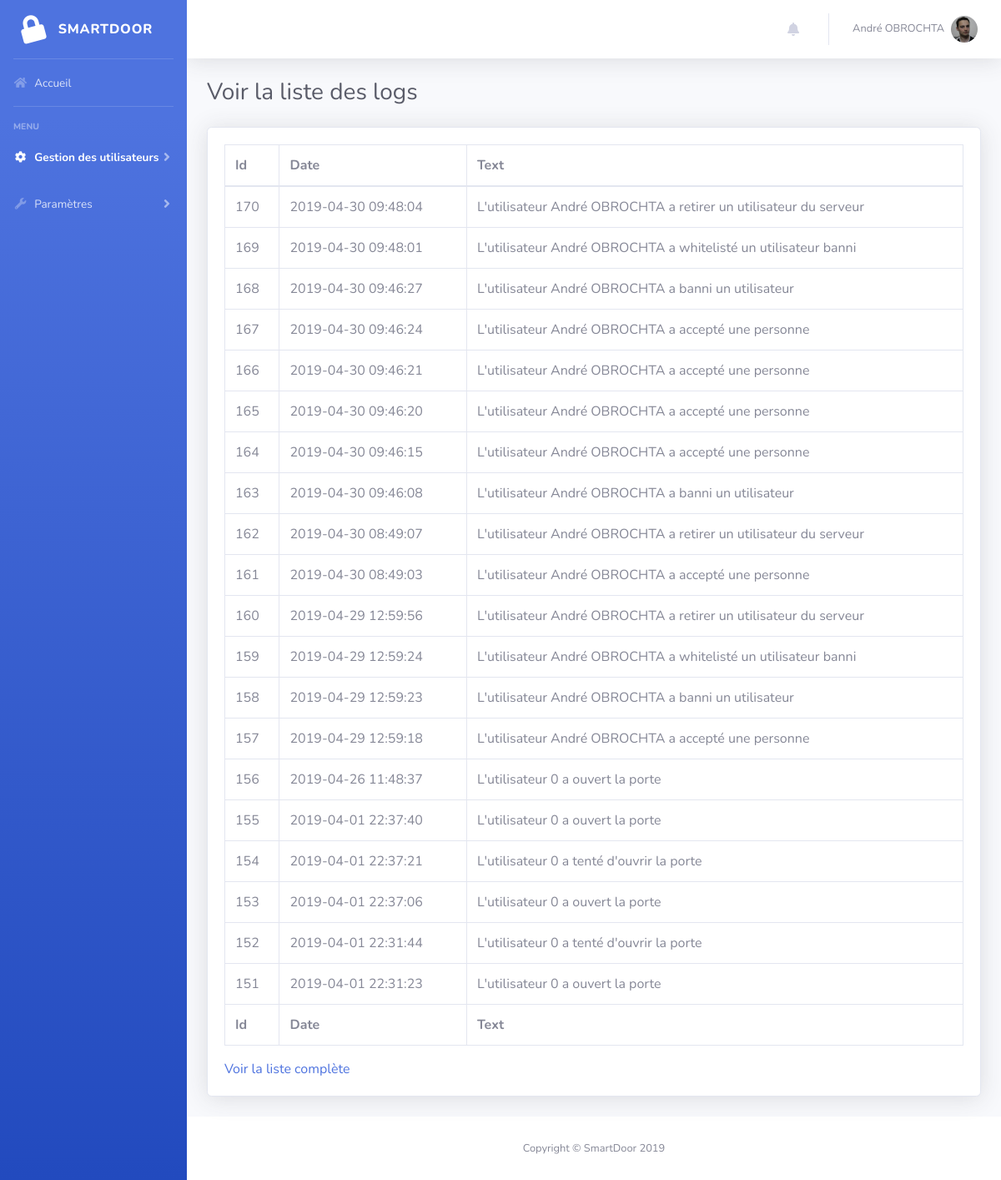
The page /administration/logs.php (signed in) on the database its author committed.
### tables this page shows
CREATE TABLE `users` (
  `id` int(10) NOT NULL,
  `username` varchar(50) NOT NULL,
  `password` varchar(255) NOT NULL,
  `prenom` varchar(255) NOT NULL,
  `nom` varchar(255) NOT NULL,
  `img_url` varchar(255) NOT NULL,
  `notification` int(10) NOT NULL DEFAULT '0'
);

CREATE TABLE `logs` (
  `id` int(10) NOT NULL,
  `date` timestamp NOT NULL DEFAULT CURRENT_TIMESTAMP ON UPDATE CURRENT_TIMESTAMP,
  `text` text NOT NULL,
  `img` varchar(255) DEFAULT NULL
);

### include/global.php (called while the page is built, shortened)
<?php
$pseudo = $_SESSION['username'];
$query=$pdo->prepare("SELECT * FROM users WHERE username = '".$pseudo."' LIMIT 1");
$query->execute();
$row = $query->rowCount();
if($row > 0)
{
	$user = $query->fetch(PDO::FETCH_ASSOC); PDO::FETCH_ASSOC;
}
else
{
	session_unset();
	session_destroy();
	header('Location: /index.php');
	exit();
}
?>

### administration/logs.php (the view)
<?php
  include "include/config.php";
  include $_SERVER["DOCUMENT_ROOT"]."/".$folder_path."/include/mysql.php";
  include $_SERVER["DOCUMENT_ROOT"]."/".$folder_path."/include/global.php";
  $current_page = 1;
?>
<?php include "include/navbar.php"; ?>
        <div class="container-fluid">
          <div class="d-sm-flex align-items-center justify-content-between mb-4">
            <h1 class="h3 mb-0 text-gray-800">Voir la liste des logs</h1>
          </div>
          <div class="card shadow mb-4">
            <div class="card-body">
              <div class="table-responsive">
                <table class="table table-bordered" id="dataTable" width="100%" cellspacing="0">
                  <thead>
                    <tr>
                      <th>Id</th>
                      <th>Date</th>
                      <th>Text</th>
                    </tr>
                  </thead>
                  <tfoot>
                    <tr>
                      <th>Id</th>
                      <th>Date</th>
                      <th>Text</th>
                    </tr>
                  </tfoot>
                  <tbody>
                    <?php
                    if(isset($_GET['full']))
                      $query=$pdo->prepare('SELECT * FROM logs ORDER BY id DESC');
                    else
      							  $query=$pdo->prepare('SELECT * FROM logs ORDER BY id DESC LIMIT 20');
      							$query->execute();
      							while($data = $query->fetch(PDO::FETCH_ASSOC))
      							{
      							?>
      							<tr>
      								<td><?php echo $data['id']; ?></td>
                      <td><?php echo $data['date']; ?></td>
                      <td><?php echo $data['text']; ?></td>
      							</tr>
      							<?php } $query->closeCursor(); ?>
                  </tbody>
                </table>
              </div>
              <?php if(!isset($_GET['full']))
              { ?>
              <a href="logs.php?full=1">Voir la liste complète</a>
            <?php } else { ?>
              <a href="logs.php">Voir la liste allégé</a>
              <?php } ?>
            </div>
          </div>
        </div>
      </div>
<?php include "include/footer.php"; ?>

### administration/include/navbar.php (shortened to what this page needs)
<!DOCTYPE html>
<html lang="fr">
<head>
  <link href="vendor/fontawesome-free/css/all.min.css" rel="stylesheet" type="text/css">
  <link href="css/sb-admin-2.min.css" rel="stylesheet">
</head>
<body id="page-top">
  <div id="wrapper">
    <ul class="navbar-nav bg-gradient-primary sidebar sidebar-dark accordion" id="accordionSidebar">
      <a class="sidebar-brand d-flex align-items-center justify-content-center" href="index.php">
        <div class="sidebar-brand-icon rotate-n-15">
          <i class="fas fa-lock"></i>
        </div>
        <div class="sidebar-brand-text mx-3">SmartDoor</div>
      </a>
      <hr class="sidebar-divider my-0">
      <li class="nav-item <?php if($current_page==0) { ?> active <?php } ?>">
        <a class="nav-link" href="index.php">
          <i class="fas fa-fw fa-home"></i>
          <span>Accueil</span></a>
      </li>
      <hr class="sidebar-divider">
      <div class="sidebar-heading">
        Menu
      </div>
      <li class="nav-item <?php if($current_page==1) { ?> active <?php } ?>">
        <a class="nav-link collapsed" href="#" data-toggle="collapse" data-target="#collapseTwo" aria-expanded="true" aria-controls="collapseTwo">
          <i class="fas fa-fw fa-cog"></i>
          <span>Gestion des utilisateurs</span>
        </a>
      </li>
      <li class="nav-item <?php if($current_page==2) { ?> active <?php } ?>">
        <a class="nav-link collapsed" href="#" data-toggle="collapse" data-target="#collapseUtilities" aria-expanded="true" aria-controls="collapseUtilities">
          <i class="fas fa-fw fa-wrench"></i>
          <span>Paramètres</span>
        </a>
      </li>
    </ul>
    <div id="content-wrapper" class="d-flex flex-column">
      <div id="content">
        <nav class="navbar navbar-expand navbar-light bg-white topbar mb-4 static-top shadow">
          <ul class="navbar-nav ml-auto">
            <li class="nav-item dropdown no-arrow mx-1">
              <a class="nav-link dropdown-toggle" href="#" id="alertsDropdown" role="button" data-toggle="dropdown" aria-haspopup="true" aria-expanded="false" onclick="update_notification()">
                <i class="fas fa-bell fa-fw"></i>
              </a>
            </li>
            <li class="nav-item dropdown no-arrow">
              <a class="nav-link dropdown-toggle" href="#" id="userDropdown" role="button" data-toggle="dropdown" aria-haspopup="true" aria-expanded="false">
                <span class="mr-2 d-none d-lg-inline text-gray-600 small"><?php echo $user['prenom']." ".$user['nom']; ?></span>
                <img class="img-profile rounded-circle" src="<?php echo $user['img_url']; ?>">
              </a>
            </li>
          </ul>
        </nav>

### administration/include/footer.php (shortened to what this page needs)
      <footer class="sticky-footer bg-white">
        <div class="container my-auto">
          <div class="copyright text-center my-auto">
            <span>Copyright &copy; SmartDoor 2019</span>
          </div>
        </div>
      </footer>
    </div>
  </div>
</body>
</html>

### rows shown on the page
users: prenom "André", nom "OBROCHTA", img_url (picture)
logs: id "170", date "2019-04-30 09:48:04", text "L'utilisateur André OBROCHTA a retirer un utilisateur du serveur"
logs: id "169", date "2019-04-30 09:48:01", text "L'utilisateur André OBROCHTA a whitelisté un utilisateur banni"
logs: id "168", date "2019-04-30 09:46:27", text "L'utilisateur André OBROCHTA a banni un utilisateur"
logs: id "167", date "2019-04-30 09:46:24", text "L'utilisateur André OBROCHTA a accepté une personne"
logs: id "166", date "2019-04-30 09:46:21", text "L'utilisateur André OBROCHTA a accepté une personne"
logs: id "165", date "2019-04-30 09:46:20", text "L'utilisateur André OBROCHTA a accepté une personne"
logs: id "164", date "2019-04-30 09:46:15", text "L'utilisateur André OBROCHTA a accepté une personne"
logs: id "163", date "2019-04-30 09:46:08", text "L'utilisateur André OBROCHTA a banni un utilisateur"
logs: id "162", date "2019-04-30 08:49:07", text "L'utilisateur André OBROCHTA a retirer un utilisateur du serveur"
logs: id "161", date "2019-04-30 08:49:03", text "L'utilisateur André OBROCHTA a accepté une personne"
logs: id "160", date "2019-04-29 12:59:56", text "L'utilisateur André OBROCHTA a retirer un utilisateur du serveur"
logs: id "159", date "2019-04-29 12:59:24", text "L'utilisateur André OBROCHTA a whitelisté un utilisateur banni"
logs: id "158", date "2019-04-29 12:59:23", text "L'utilisateur André OBROCHTA a banni un utilisateur"
logs: id "157", date "2019-04-29 12:59:18", text "L'utilisateur André OBROCHTA a accepté une personne"
logs: id "156", date "2019-04-26 11:48:37", text "L'utilisateur 0 a ouvert la porte"
logs: id "155", date "2019-04-01 22:37:40", text "L'utilisateur 0 a ouvert la porte"
logs: id "154", date "2019-04-01 22:37:21", text "L'utilisateur 0 a tenté d'ouvrir la porte"
logs: id "153", date "2019-04-01 22:37:06", text "L'utilisateur 0 a ouvert la porte"
logs: id "152", date "2019-04-01 22:31:44", text "L'utilisateur 0 a tenté d'ouvrir la porte"
logs: id "151", date "2019-04-01 22:31:23", text "L'utilisateur 0 a ouvert la porte"
